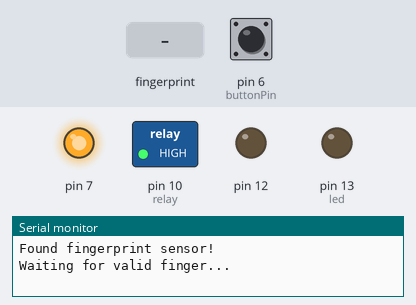
Bench run of a sketch on a simulated Arduino Uno, built with avr-gcc and run on an emulated ATmega328P. On the bench: switched loads named in the sketch (green lamp = pin HIGH), output pins drawn as LEDs (lit = HIGH), the last lines printed to the serial monitor. The test bench sets the inputs (shaded band); at power-on: pin 6 (buttonPin) LOW.

Above: at 2.2 s.
2.3 s: finger stored as number 1 placed on the sensor
At 3.4 s:
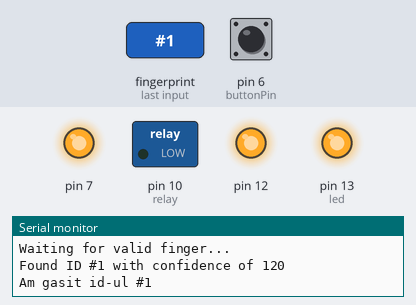
5.3 s: pin 6 (buttonPin) pulled HIGH for 3.2 s
At 6.74 s:
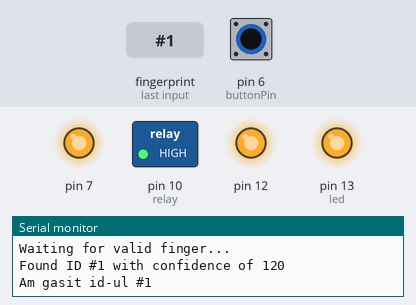
10.0 s: pin 6 (buttonPin) pulled HIGH for 1 s
14.0 s: finger stored as number 1 placed on the sensor
At 19.33 s:
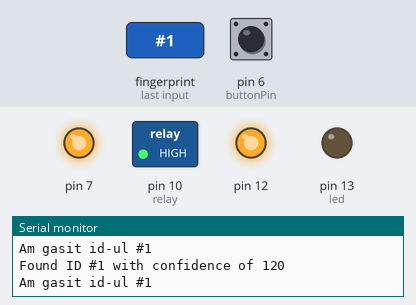
20.0 s: pin 6 (buttonPin) pulled HIGH for 0.15 s
At 21.2 s:
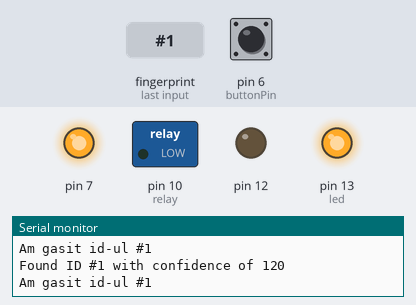
Timing chart, 0 to 24.1 s (numbered marks = the images above; inputs shaded):
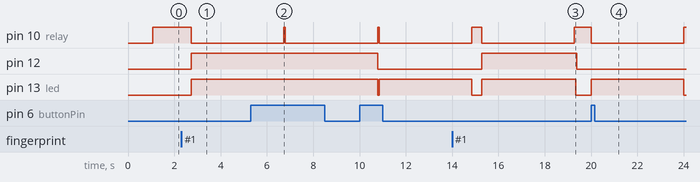

Measured:
- after the input at 2.3 s, pin 10 (relay): HIGH → LOW after 0.44 s; pin 12, pin 13 (led): LOW → HIGH after 0.44 s
- after the input at 5.3 s, pin 12, pin 13 (led): stays HIGH (without the input it goes to LOW after 1.5 s)
- after the input at 14.0 s, pin 12: LOW → HIGH after 1.3 s, → LOW 4.1 s later
- after the input at 20.0 s, pin 10 (relay): HIGH → LOW at once, → HIGH 4.0 s later; pin 13 (led): LOW → HIGH at once, → LOW 4.0 s later

The sketch:

fingerprint_project.ino
```cpp
#include <Adafruit_Fingerprint.h>
#include <SoftwareSerial.h>
SoftwareSerial mySerial(2, 3);

Adafruit_Fingerprint finger = Adafruit_Fingerprint(&mySerial);

uint8_t id;
char act;

int led = 13;
int relay = 10;
int fingerprintID = 0;

const int buttonPin = 6;
int buttonState = 0;

void setup()
{
  Serial.begin(9600);
  pinMode(led, OUTPUT);
  pinMode(relay,OUTPUT);
  pinMode(7,OUTPUT);
  pinMode(12,OUTPUT);
  digitalWrite(7,HIGH);

  startFingerprintSensor();

}

uint8_t readnumber(void) {
  uint8_t num = 0;

  while (num == 0) {
    while (! Serial.available());
    num = Serial.parseInt();
  }
  return num;
}

void loop()
{
// inregistrare_amprenta();
    //verificare_buton();
    verificare_amprenta();

}

void myDelay(unsigned long duration)
{
 unsigned long start = millis();

 while (millis() - start <= duration) {
   verificare_buton();  // check the buttons
 }
}

void verificare_buton(){
     buttonState = digitalRead(buttonPin);

     if(buttonState == 1 ){
    digitalWrite(led,HIGH);
    digitalWrite(relay,LOW);
    delay(4000);
    digitalWrite(led,LOW);
    digitalWrite(relay,HIGH);
   }else{
    digitalWrite(led,LOW);
    digitalWrite(relay,HIGH);
   }
}

int verificare_amprenta(){

    fingerprintID = getFingerprintID();
    myDelay(50);
    digitalWrite(led,LOW);
    if(fingerprintID > 0){
      Serial.print("Am gasit id-ul #"); Serial.println(fingerprintID);
      digitalWrite(led,HIGH);
      digitalWrite(relay,LOW);
      digitalWrite(12,HIGH);
      delay(4000);
      digitalWrite(relay,HIGH);
    }
    else
    digitalWrite(12,LOW);

}

void inregistrare_amprenta(){
  Serial.println("Ready to enroll a fingerprint!");
  Serial.println("Please type in the ID # (from 1 to 127) you want to save this finger as...");
  id = readnumber();
  if (id == 0) {// ID #0 not allowed, try again!
     return;
  }
  Serial.print("Enrolling ID #");
  Serial.println(id);

  while (!  getFingerprintEnroll() );
}

uint8_t getFingerprintEnroll() {

  int p = -1;
  Serial.print("Waiting for valid finger to enroll as #"); Serial.println(id);
  while (p != FINGERPRINT_OK) {
    p = finger.getImage();
    switch (p) {
    case FINGERPRINT_OK:
      Serial.println("Image taken");
      break;
    case FINGERPRINT_NOFINGER:
      Serial.println(".");
      break;
    case FINGERPRINT_PACKETRECIEVEERR:
      Serial.println("Communication error");
      break;
    case FINGERPRINT_IMAGEFAIL:
      Serial.println("Imaging error");
      break;
    default:
      Serial.println("Unknown error");
      break;
    }
  }

  // OK success!

  p = finger.image2Tz(1);
  switch (p) {
    case FINGERPRINT_OK:
      Serial.println("Image converted");
      break;
    case FINGERPRINT_IMAGEMESS:
      Serial.println("Image too messy");
      return p;
    case FINGERPRINT_PACKETRECIEVEERR:
      Serial.println("Communication error");
      return p;
    case FINGERPRINT_FEATUREFAIL:
      Serial.println("Could not find fingerprint features");
      return p;
    case FINGERPRINT_INVALIDIMAGE:
      Serial.println("Could not find fingerprint features");
      return p;
    default:
      Serial.println("Unknown error");
      return p;
  }

  Serial.println("Remove finger");
  delay(4000);
  p = 0;
  while (p != FINGERPRINT_NOFINGER) {
    p = finger.getImage();
  }
  Serial.print("ID "); Serial.println(id);
  p = -1;
  Serial.println("Place same finger again");
  while (p != FINGERPRINT_OK) {
    p = finger.getImage();
    switch (p) {
    case FINGERPRINT_OK:
      Serial.println("Image taken");
      break;
    case FINGERPRINT_NOFINGER:
      Serial.print(".");
      break;
    case FINGERPRINT_PACKETRECIEVEERR:
      Serial.println("Communication error");
      break;
    case FINGERPRINT_IMAGEFAIL:
      Serial.println("Imaging error");
      break;
    default:
      Serial.println("Unknown error");
      break;
    }
  }

  // OK success!

  p = finger.image2Tz(2);
  switch (p) {
    case FINGERPRINT_OK:
      Serial.println("Image converted");
      break;
    case FINGERPRINT_IMAGEMESS:
      Serial.println("Image too messy");
      return p;
    case FINGERPRINT_PACKETRECIEVEERR:
      Serial.println("Communication error");
      return p;
    case FINGERPRINT_FEATUREFAIL:
      Serial.println("Could not find fingerprint features");
      return p;
    case FINGERPRINT_INVALIDIMAGE:
      Serial.println("Could not find fingerprint features");
      return p;
    default:
      Serial.println("Unknown error");
      return p;
  }

  // OK converted!
  Serial.print("Creating model for #");  Serial.println(id);

  p = finger.createModel();
  if (p == FINGERPRINT_OK) {
    Serial.println("Prints matched!");
  } else if (p == FINGERPRINT_PACKETRECIEVEERR) {
    Serial.println("Communication error");
    return p;
  } else if (p == FINGERPRINT_ENROLLMISMATCH) {
    Serial.println("Fingerprints did not match");
    return p;
  } else {
    Serial.println("Unknown error");
    return p;
  }

  Serial.print("ID "); Serial.println(id);
  p = finger.storeModel(id);
  if (p == FINGERPRINT_OK) {
    Serial.println("Stored!");
  } else if (p == FINGERPRINT_PACKETRECIEVEERR) {
    Serial.println("Communication error");
    return p;
  } else if (p == FINGERPRINT_BADLOCATION) {
    Serial.println("Could not store in that location");
    return p;
  } else if (p == FINGERPRINT_FLASHERR) {
    Serial.println("Error writing to flash");
    return p;
  } else {
    Serial.println("Unknown error");
    return p;
  }

}

void startFingerprintSensor()
{
  Serial.begin(9600);
  finger.begin(57600);

  if (finger.verifyPassword()) {
    Serial.println("Found fingerprint sensor!");
  } else {
    Serial.println("Did not find fingerprint sensor");
  }
  Serial.println("Waiting for valid finger...");
}

int getFingerprintID() {
  uint8_t p = finger.getImage();
  if (p != FINGERPRINT_OK)  return -1;

  p = finger.image2Tz();
  if (p != FINGERPRINT_OK)  return -1;

  p = finger.fingerFastSearch();
  if (p != FINGERPRINT_OK)  return -1;

  // found a match!
  Serial.print("Found ID #"); Serial.print(finger.fingerID);
  Serial.print(" with confidence of "); Serial.println(finger.confidence);
  return finger.fingerID;
}
```
